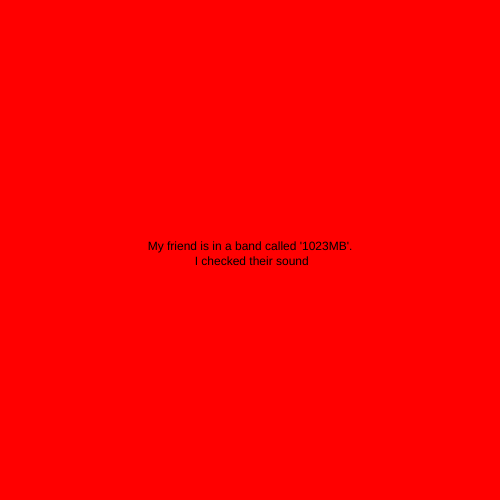
Frame 1 (no input)
Frame 60 (no input): identical to frame 1, image omitted
Frame 120 (the mouse pressed at the canvas centre since frame 60): identical to frame 1, image omitted

The p5.js sketch that drew this single still picture (run headless with seeded random() and noise() and a simulated clock; from frame 60 on, the mouse is pressed at the canvas centre):

// p5.js sketch
// ── sketch.js
let state = 0;

function setup() {
  createCanvas(500, 500);
  textAlign(CENTER);
}

function draw() {

  switch(state){
    case 0:
      background("red");
      text("My friend is in a band called '1023MB'.\n I checked their sound", width / 2, height / 2); 
    break;

    case 1:
      background("blue");
      text("it was good,\n but they are't quite ready for a gig", width / 2, height / 2);
    break;

  }
}

function mouseReleased(){
  state++ ;
  if (state > 1) state = 0;
}
